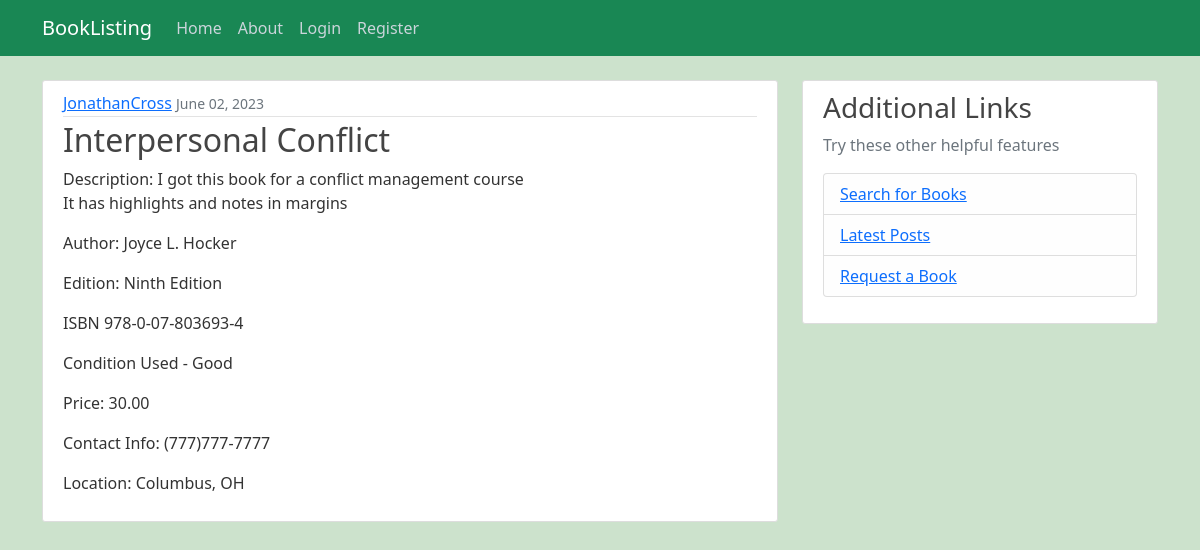
The page /post/8/ on the database its author committed.
### listing/models.py (models this page shows)
class Post(models.Model):
    title = models.CharField(max_length=100)
    content = models.TextField()
    date_posted = models.DateTimeField(default=timezone.now)
    author = models.ForeignKey(User, on_delete=models.CASCADE)
    book_author = models.CharField(max_length=100, default='unknown author')
    edition = models.CharField(max_length=100, default='unknown edition')
    course = models.CharField(max_length=100, default='unknown course')
    isbn = models.CharField(max_length=100, default='unknown isbn')
    condition = models.CharField(max_length=100, default='unknown condition')
    price = models.DecimalField(max_digits=8, decimal_places=2, default=0.00)
    contact = models.CharField(max_length=100, default='unknown contact info')
    location = models.CharField(max_length=100, default='unknown location')

### listing/views.py (the view)
# urls.py: path('post/<int:pk>/', PostDetailView.as_view(), name='post-detail'),
class PostDetailView(DetailView):
    model = Post

### listing/templates/listing/post_detail.html (shortened to what this page needs)
{% extends "listing/base.html" %} {% block content %}
<article class="media content-section">
  <div class="media-body">
    <div class="article-metadata">
      <a class="mr-2" href="#">{{ object.author }}</a>
      <small class="text-muted">{{ object.date_posted|date:'F d, Y' }}</small>
    </div>
    <h2 class="article-title">{{ object.title }}</h2>
    <p class="article-content">Description: {{ object.content }}</p>
    <p class="article-content">Author: {{ object.book_author }}</p>
    <p class="article-content">Edition: {{ object.edition }}</p>
    <p class="article-content">ISBN {{ object.isbn }}</p>
    <p class="article-content">Condition {{ object.condition }}</p>
    <p class="article-content">Price: {{ object.price }}</p>
    <p class="article-contact">Contact Info: {{ object.contact }}</p>
    <p class="article-location">Location: {{ object.location }}</p>
  </div>
</article>
{% endblock content %}

### listing/static/listing/main.css (style rules this page uses)
body { background: #fafafa; color: #333333; margin-top: 5rem; }
h1, h2, h3, h4, h5, h6 { color: #444444; }
.content-section { background: #ffffff; padding: 10px 20px; border: 1px solid #dddddd; border-radius: 3px; margin-bottom: 20px; }
.article-title { color: #444444; }
.article-content { white-space: pre-line; }
.article-metadata { padding-bottom: 1px; margin-bottom: 4px; border-bottom: 1px solid #e3e3e3; }

### rows shown on the page
Post: author "JonathanCross", date_posted "June 02, 2023", title "Interpersonal Conflict", content "I got this book for a conflict management course It has highlights and notes in margins", book_author "Joyce L. Hocker", edition "Ninth Edition", isbn "978-0-07-803693-4", condition "Used - Good", price "30.00", contact "(777)777-7777", location "Columbus, OH"
